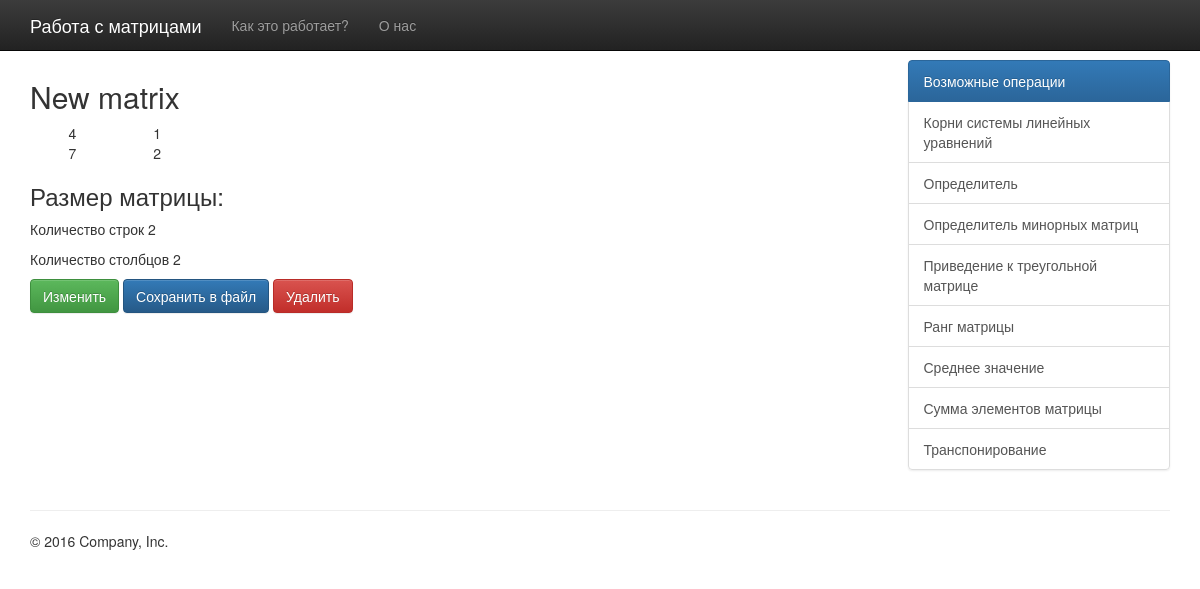
Screenshot of /matrix/7/detail with the database file from the repository.
### matrix/models.py (models this page shows, shortened)
class Matrix(models.Model):
    name = models.CharField(max_length=25, default="New matrix")
    rows = models.PositiveIntegerField(default=0)
    columns = models.PositiveIntegerField(default=0)
    values = models.TextField()
    file = models.FileField()
    def matrix(self):
        array = make_array(self.values)
        return array

### matrix/views.py (the view)
# urls.py: path('matrix/<int:pk>/detail', MatrixDetailView.as_view(), name='detail'),
class MatrixDetailView(DetailView):
    model = Matrix
    template_name = 'detail.html'

### matrix/models.py (called while the page is built)
def make_array(string):
    lines = string.splitlines()
    array = list(map(lambda x: list(map(int, x.split())), lines))
    return array

### templates/detail.html
{% extends 'base.html' %}
{% block content %}
    <div class="col-sm-9">
        <h2>{{ object.name }}</h2>
        <table style="width: 20%; height: 100%; text-align: center">
            <tbody>
                {% for line in object.matrix %}
                    <tr>
                        {% for element in line %}
                            <td>{{ element }}</td>
                        {% endfor %}
                    </tr>
                {% endfor %}
            </tbody>
        </table>
        <h3>Размер матрицы: </h3>
        <p>Количество строк {{ object.rows }}</p>
        <p>Количество столбцов {{ object.columns }}</p>
        <button class="btn btn-success">
            <a href="{% url 'update' object.id %}" style="color: white; text-decoration: none">
                Изменить
            </a>
        </button>
        <button class="btn btn-primary">
            <a href="{% url 'in_file' matrix.pk %}" style="color: white; text-decoration: none">
                Сохранить в файл
            </a>
        </button>
        <button class="btn btn-danger">
            <a href="{% url 'delete' matrix.pk %}" style="color: white; text-decoration: none">
                Удалить
            </a>
        </button>
    </div>
{% endblock content %}

### rows the page displays
Matrix: name "New matrix", rows "2", columns "2"

### other values shown
{{ element }} "4" "1" "7" "2"
